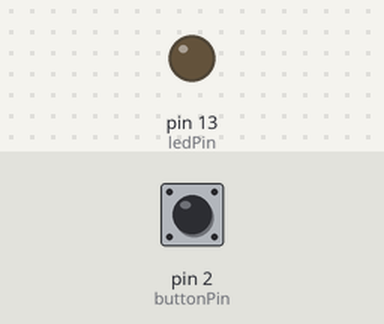
Bench run of a sketch on a simulated Arduino Uno, built with avr-gcc and run on an emulated ATmega328P. Parts: output pins drawn as LEDs (lit = HIGH). The inputs (shaded band) are chosen by the test bench; at power-on: pin 2 (buttonPin) LOW.

Above: at 1.2 s.
1.3 s: pin 2 (buttonPin) pulled HIGH for 0.15 s
At 1.37 s:
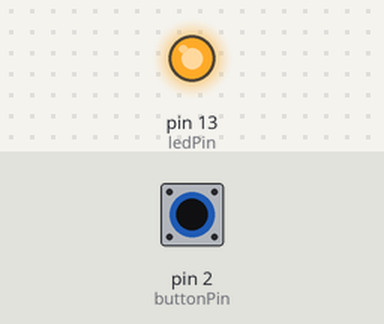
2.9 s: pin 2 (buttonPin) pulled HIGH for 3.2 s
At 6.6 s:
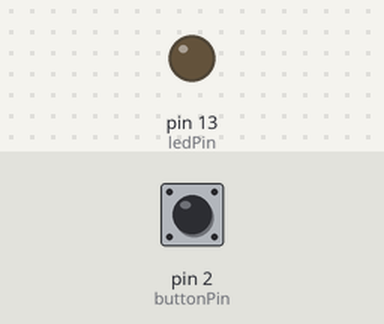
Timing chart, 0 to 8.1 s (numbered marks = the images above; inputs shaded):
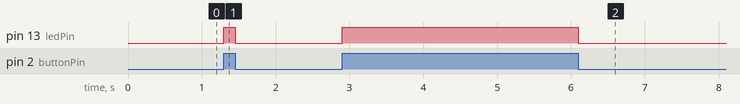

Measured:
- after the input at 1.3 s, pin 13 (ledPin): LOW → HIGH at once, → LOW 0.15 s later
- after the input at 2.9 s, pin 13 (ledPin): LOW → HIGH at once, → LOW 3.2 s later

The sketch:

led_blink_digital_output.ino.ino
```cpp
int buttonPin = 2;
int ledPin = 13;

void setup() {
  pinMode(buttonPin, INPUT);
  pinMode(ledPin, OUTPUT);
}

void loop() {
  int state = digitalRead(buttonPin);

  if (state == HIGH) {
    digitalWrite(ledPin, HIGH);
  } else {
    digitalWrite(ledPin, LOW);
  }
}
```
